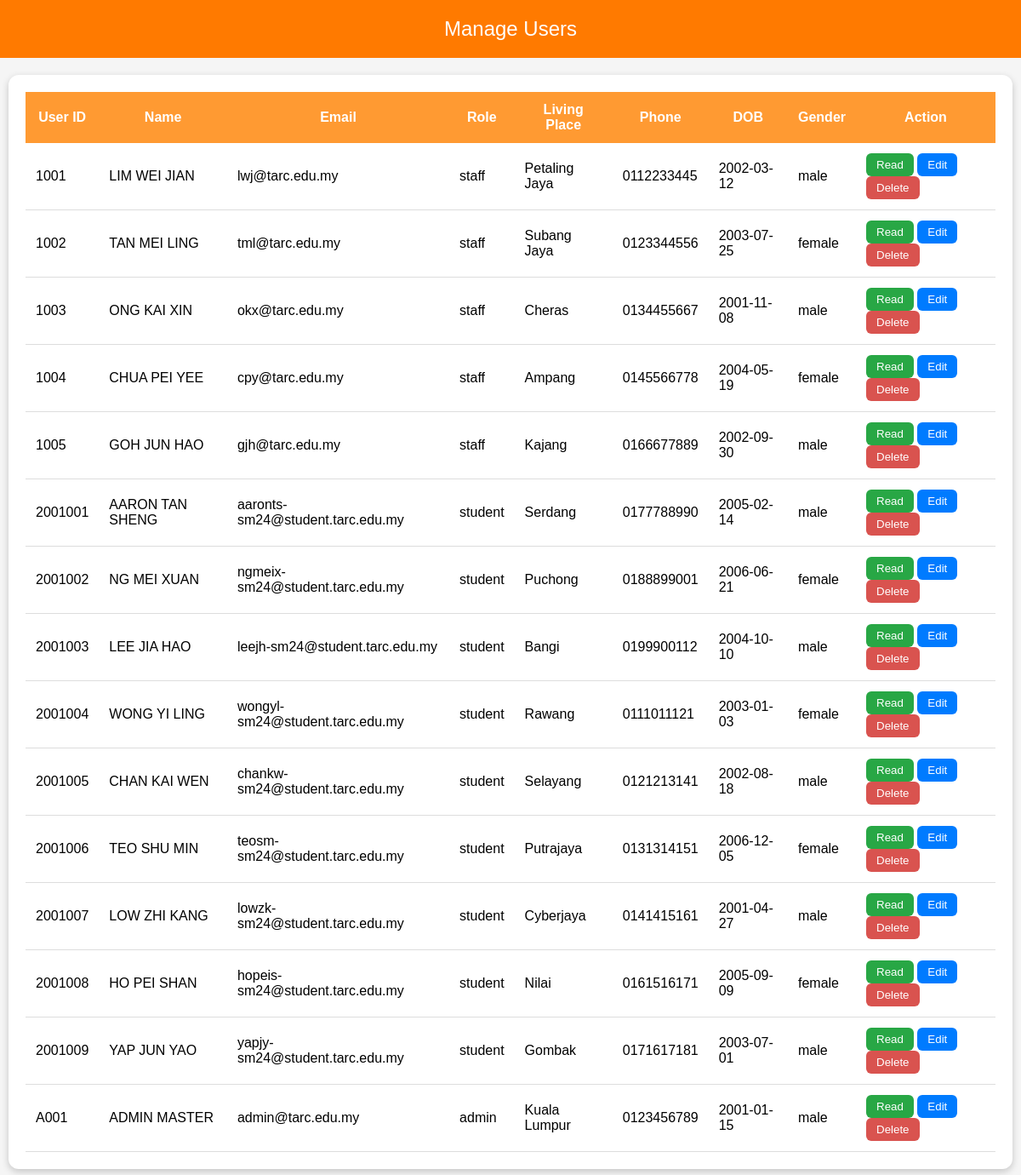
The page /manage_users.php on the database its author committed.
### tables this page shows
CREATE TABLE `users` (
  `user_id` varchar(30) NOT NULL,
  `name` varchar(100) NOT NULL,
  `email` varchar(100) NOT NULL,
  `password` varchar(255) NOT NULL,
  `role` enum('student','staff','admin') DEFAULT 'student',
  `avatar_path` varchar(255) DEFAULT 'images/default_avatar.png',
  `living_place` varchar(255) DEFAULT NULL,
  `phone_number` varchar(20) DEFAULT NULL,
  `date_of_birth` date DEFAULT NULL,
  `gender` enum('male','female','other') DEFAULT NULL,
  `status` enum('active','inactive','blacklisted') DEFAULT 'active'
);

### manage_users.php (the view, shortened to what this page needs)
<?php
$db = new Database();
$conn = $db->getConnection();
$sql = "SELECT * FROM users ORDER BY user_id ASC";
$result = $conn->query($sql);
?>
<!DOCTYPE html>
<html lang="en">
<head>
</head>
<body>
<header>Manage Users</header>
<div class="container">
<table>
    <tr>
        <th>User ID</th>
        <th>Name</th>
        <th>Email</th>
        <th>Role</th>
        <th>Living Place</th>
        <th>Phone</th>
        <th>DOB</th>
        <th>Gender</th>
        <th>Action</th>
    </tr>
<?php
if ($result->num_rows > 0){
    while($row = $result->fetch_assoc()){
        echo "
        <tr>
            <td>{$row['user_id']}</td>
            <td>{$row['name']}</td>
            <td>{$row['email']}</td>
            <td>{$row['role']}</td>
            <td>{$row['living_place']}</td>
            <td>{$row['phone_number']}</td>
            <td>{$row['date_of_birth']}</td>
            <td>{$row['gender']}</td>
            <td>
                <button class='action-btn read' onclick=\"window.location.href='read_user.php?id={$row['user_id']}'\">Read</button>
                <button class='action-btn edit' onclick=\"window.location.href='edit_user.php?id={$row['user_id']}'\">Edit</button>
                <button class='action-btn delete' onclick=\"confirmDelete('{$row['user_id']}')\">Delete</button>
            </td>
        </tr>";
    }
}
?>
</table>
</div>
</body>
</html>

### manage_users.php (style rules this page uses)
body { font-family: Arial; background:#f5f5f5; margin:0; }
header { background:#ff7a00; padding:20px; color:white; text-align:center; font-size:24px; }
.container { width:95%; margin:20px auto; background:white; padding:20px; border-radius:12px; box-shadow:0 3px 8px rgba(0,0,0,0.2); overflow-x:auto; }
table { width:100%; border-collapse:collapse; min-width:1000px; }
th { background:#ff9a32; color:white; padding:12px; }
td { padding:12px; border-bottom:1px solid #ddd; }
.action-btn { padding:6px 12px; border:none; border-radius:6px; cursor:pointer; color:white; }
.read { background:#28a745; }
.edit { background:#007bff; }
.delete { background:#d9534f; }

### rows shown on the page
users: user_id "1001", name "LIM WEI JIAN", email "lwj@tarc.edu.my", role "staff", living_place "Petaling Jaya", phone_number "0112233445", date_of_birth "2002-03-12", gender "male"
users: user_id "1002", name "TAN MEI LING", email "tml@tarc.edu.my", role "staff", living_place "Subang Jaya", phone_number "0123344556", date_of_birth "2003-07-25", gender "female"
users: user_id "1003", name "ONG KAI XIN", email "okx@tarc.edu.my", role "staff", living_place "Cheras", phone_number "0134455667", date_of_birth "2001-11-08", gender "male"
users: user_id "1004", name "CHUA PEI YEE", email "cpy@tarc.edu.my", role "staff", living_place "Ampang", phone_number "0145566778", date_of_birth "2004-05-19", gender "female"
users: user_id "1005", name "GOH JUN HAO", email "gjh@tarc.edu.my", role "staff", living_place "Kajang", phone_number "0166677889", date_of_birth "2002-09-30", gender "male"
users: user_id "2001001", name "AARON TAN SHENG", email "aaronts-sm24@student.tarc.edu.my", role "student", living_place "Serdang", phone_number "0177788990", date_of_birth "2005-02-14", gender "male"
users: user_id "2001002", name "NG MEI XUAN", email "ngmeix-sm24@student.tarc.edu.my", role "student", living_place "Puchong", phone_number "0188899001", date_of_birth "2006-06-21", gender "female"
users: user_id "2001003", name "LEE JIA HAO", email "leejh-sm24@student.tarc.edu.my", role "student", living_place "Bangi", phone_number "0199900112", date_of_birth "2004-10-10", gender "male"
users: user_id "2001004", name "WONG YI LING", email "wongyl-sm24@student.tarc.edu.my", role "student", living_place "Rawang", phone_number "0111011121", date_of_birth "2003-01-03", gender "female"
users: user_id "2001005", name "CHAN KAI WEN", email "chankw-sm24@student.tarc.edu.my", role "student", living_place "Selayang", phone_number "0121213141", date_of_birth "2002-08-18", gender "male"
users: user_id "2001006", name "TEO SHU MIN", email "teosm-sm24@student.tarc.edu.my", role "student", living_place "Putrajaya", phone_number "0131314151", date_of_birth "2006-12-05", gender "female"
users: user_id "2001007", name "LOW ZHI KANG", email "lowzk-sm24@student.tarc.edu.my", role "student", living_place "Cyberjaya", phone_number "0141415161", date_of_birth "2001-04-27", gender "male"
users: user_id "2001008", name "HO PEI SHAN", email "hopeis-sm24@student.tarc.edu.my", role "student", living_place "Nilai", phone_number "0161516171", date_of_birth "2005-09-09", gender "female"
users: user_id "2001009", name "YAP JUN YAO", email "yapjy-sm24@student.tarc.edu.my", role "student", living_place "Gombak", phone_number "0171617181", date_of_birth "2003-07-01", gender "male"
users: user_id "A001", name "ADMIN MASTER", email "admin@tarc.edu.my", role "admin", living_place "Kuala Lumpur", phone_number "0123456789", date_of_birth "2001-01-15", gender "male"
